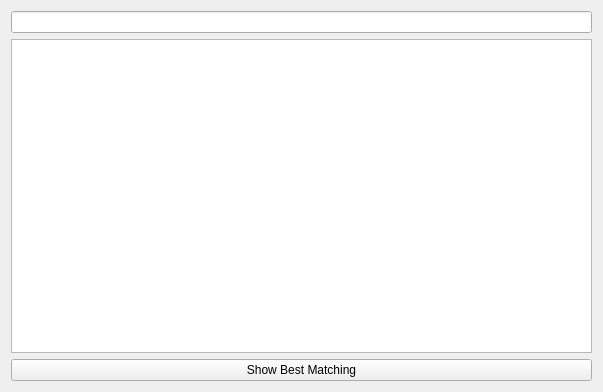
<?xml version="1.0" encoding="UTF-8"?>
<ui version="4.0">
 <class>Gui</class>
 <widget class="QWidget" name="Gui">
  <property name="geometry">
   <rect>
    <x>0</x>
    <y>0</y>
    <width>603</width>
    <height>392</height>
   </rect>
  </property>
  <property name="windowTitle">
   <string>Gui</string>
  </property>
  <layout class="QVBoxLayout" name="verticalLayout">
   <item>
    <widget class="QLineEdit" name="SearchLineEdit"/>
   </item>
   <item>
    <widget class="QListWidget" name="SearchEngineWidget"/>
   </item>
   <item>
    <widget class="QPushButton" name="ShowBestMatchingButton">
     <property name="text">
      <string>Show Best Matching</string>
     </property>
    </widget>
   </item>
  </layout>
 </widget>
 <resources/>
 <connections/>
</ui>
